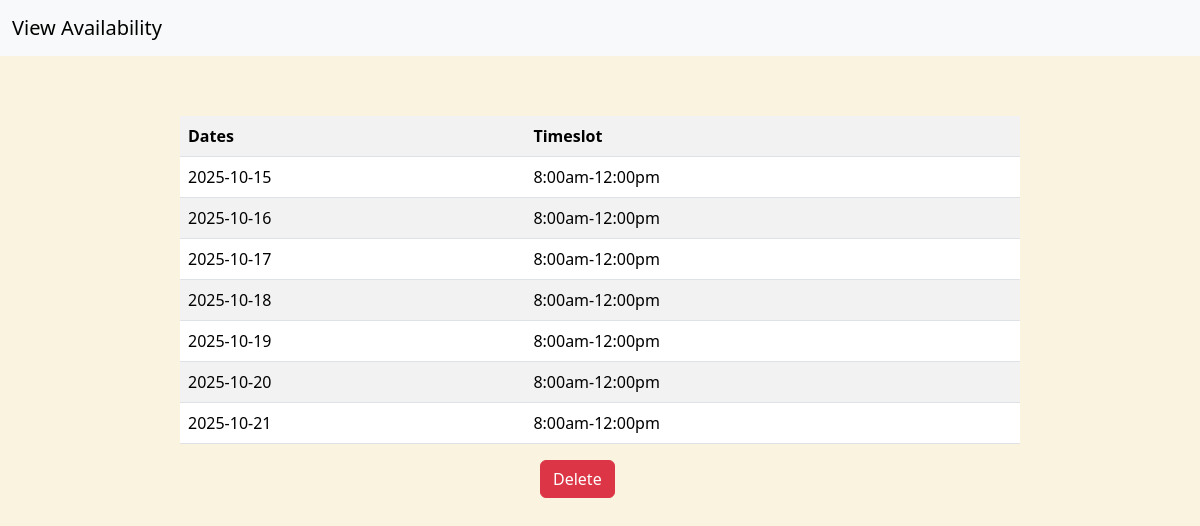
Screenshot of /viewavailability/doctor0 with the database file from the repository.
### models/model.py (models this page shows)
class Availibility(db.Model):
    id=db.Column(db.Integer(),primary_key=True)
    doctor_username=db.Column(db.String(),db.ForeignKey('doctor.doctor_username'))
    date1=db.Column(db.String(),nullable=False)
    date2=db.Column(db.String(),nullable=False)
    date3=db.Column(db.String(),nullable=False)
    date4=db.Column(db.String(),nullable=False)
    date5=db.Column(db.String(),nullable=False)
    date6=db.Column(db.String(),nullable=False)
    date7=db.Column(db.String(),nullable=False)
    morning1=db.Column(db.String(),nullable=False)
    morning2=db.Column(db.String(),nullable=False)
    morning3=db.Column(db.String(),nullable=False)
    morning4=db.Column(db.String(),nullable=False)
    morning5=db.Column(db.String(),nullable=False)
    morning6=db.Column(db.String(),nullable=False)
    morning7=db.Column(db.String(),nullable=False)

### app.py (the view)
@app.route("/viewavailability/<doctor_username>")
def viewavailability(doctor_username):
    doctor_data=Doctor.query.filter_by(doctor_username=doctor_username).first()
    available_data=Availibility.query.filter_by(doctor_username=doctor_username).first()
    if available_data:
        return render_template('viewavailability.html',available_data=available_data,doctor_data=doctor_data)
    else:
        nodata=[1]
        return render_template("viewavailability.html",nodata=nodata,available_data=available_data,doctor_data=doctor_data)

### templates/viewavailability.html (shortened to what this page needs)
<!DOCTYPE html>
<html lang="en">
<head>
<link href="https://cdn.jsdelivr.net/npm/bootstrap@5.3.8/dist/css/bootstrap.min.css" rel="stylesheet">
</head>
<body style="background-color: #FAF3E0;">
  <nav class="navbar bg-body-tertiary">
    <div class="container-fluid">
    <a class="navbar-brand">View Availability</a>
    </div>
    </nav>
    <div>
<table class="table table-striped" style="width: 70vw; margin-left: 15vw; margin-top: 5vw;">
  <tr>
    <th>Dates</th>
    <th>Timeslot</th>
  </tr>
    <tr>
        <td>{{available_data.date1}}</td>
        <td>{{available_data.morning1}}</td>
    </tr>
    <tr>
        <td>{{available_data.date2}}</td>
        <td>{{available_data.morning2}}</td>
    </tr>
    <tr>
        <td>{{available_data.date3}}</td>
        <td>{{available_data.morning3}}</td>
    </tr>
    <tr>
        <td>{{available_data.date4}}</td>
        <td>{{available_data.morning4}}</td>
    </tr>
    <tr>
        <td>{{available_data.date5}}</td>
        <td>{{available_data.morning5}}</td>
    </tr>
    <tr>
        <td>{{available_data.date6}}</td>
        <td>{{available_data.morning6}}</td>
    </tr>
    <tr>
        <td>{{available_data.date7}}</td>
        <td>{{available_data.morning7}}</td>
    </tr>
</table>
<form action="/deleteavailability/{{doctor_data.doctor_username}}" method="POST">
<a href="/viewavailibility/{{doctor_data.doctor_username}}"><button type="submit" class="btn btn-danger" style="margin-left: 45vw;">Delete</button></a>
</form>
</div>
</body>
</html>

### rows the page displays
Availibility: date1 "2025-10-15", morning1 "8:00am-12:00pm", date2 "2025-10-16", morning2 "8:00am-12:00pm", date3 "2025-10-17", morning3 "8:00am-12:00pm", date4 "2025-10-18", morning4 "8:00am-12:00pm", date5 "2025-10-19", morning5 "8:00am-12:00pm", date6 "2025-10-20", morning6 "8:00am-12:00pm", date7 "2025-10-21", morning7 "8:00am-12:00pm"
